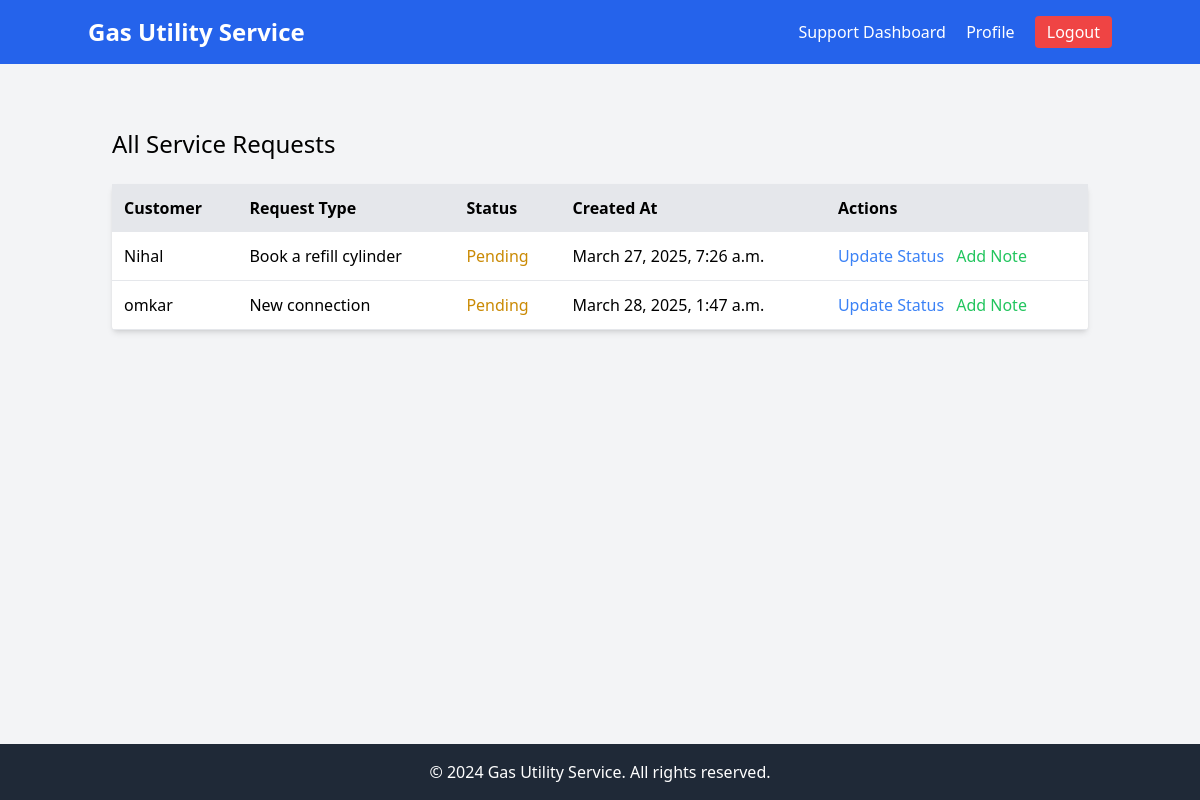
Before: /support/requests/ (signed in) with the older database file.
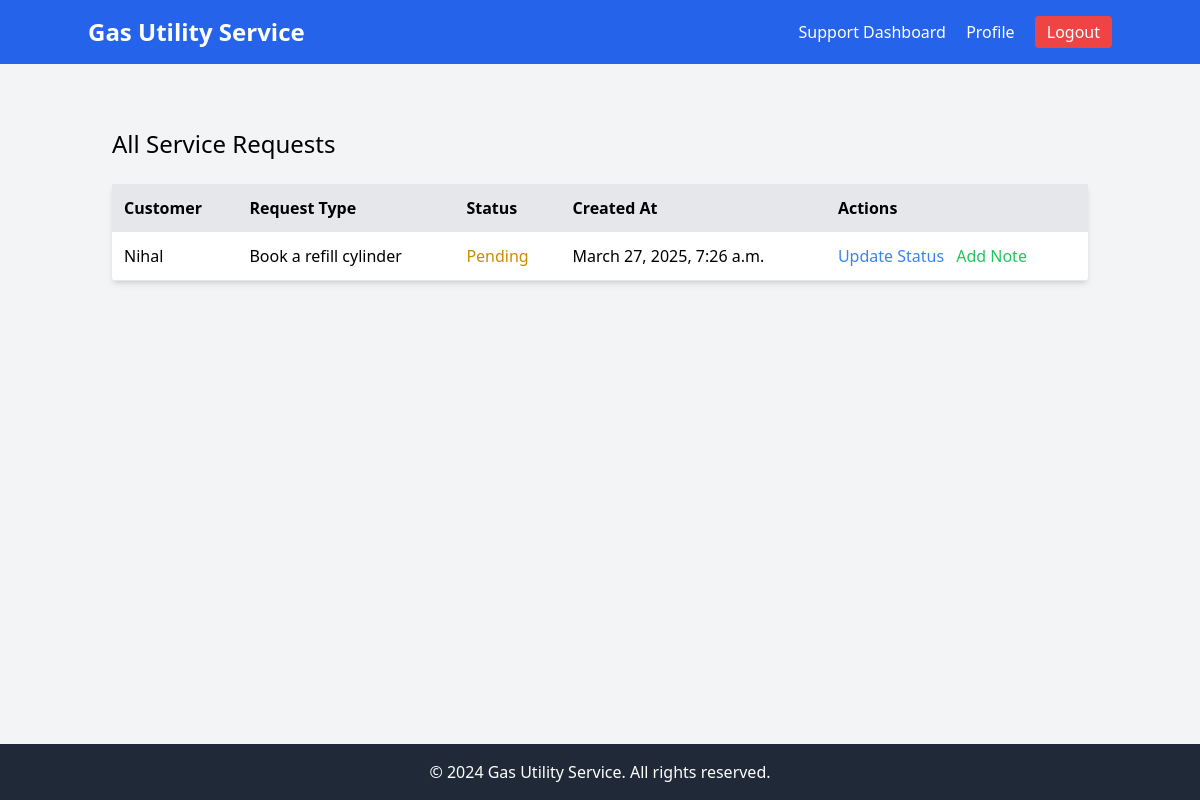
After: the same page with the newer database file.
### service_requests/models.py (models this page shows, shortened)
class ServiceRequest(models.Model):
    STATUS_CHOICES = [
        ('pending', 'Pending'),
        ('in_progress', 'In Progress'),
        ('resolved', 'Resolved'),
        ('closed', 'Closed')
    ]
    customer = models.ForeignKey(settings.AUTH_USER_MODEL, on_delete=models.CASCADE)
    request_type = models.ForeignKey(ServiceRequestType, on_delete=models.PROTECT)
    description = models.TextField()
    status = models.CharField(max_length=20, choices=STATUS_CHOICES, default='pending')
    created_at = models.DateTimeField(auto_now_add=True)
    updated_at = models.DateTimeField(auto_now=True)
    resolved_at = models.DateTimeField(null=True, blank=True)

class ServiceRequestType(models.Model):
    name = models.CharField(max_length=100)
    description = models.TextField(blank=True)

### accounts/models.py (models this page shows)
class Customer(AbstractUser):
    phone_number = models.CharField(max_length=15, blank=True)
    address = models.TextField(blank=True)
    account_number = models.CharField(max_length=20, unique=True)

### support/views.py (the view)
# urls.py: path('requests/', views.SupportRequestListView.as_view(), name='support_request_list'),
class SupportRequestListView(UserPassesTestMixin, ListView):
    model = ServiceRequest
    template_name = 'support/request_list.html'
    context_object_name = 'requests'
    def test_func(self):
        return self.request.user.is_staff

### support/templates/support/request_list.html
{% extends 'base.html' %}
{% block content %}
<div class="container mx-auto mt-10">
    <h2 class="text-2xl mb-6">All Service Requests</h2>
    <div class="bg-white shadow-md rounded">
        <table class="w-full">
            <thead class="bg-gray-200">
                <tr>
                    <th class="p-3 text-left">Customer</th>
                    <th class="p-3 text-left">Request Type</th>
                    <th class="p-3 text-left">Status</th>
                    <th class="p-3 text-left">Created At</th>
                    <th class="p-3 text-left">Actions</th>
                </tr>
            </thead>
            <tbody>
                {% for request in requests %}
                <tr class="border-b">
                    <td class="p-3">{{ request.customer.username }}</td>
                    <td class="p-3">{{ request.request_type.name }}</td>
                    <td class="p-3">
                        <span class="
                            {% if request.status == 'pending' %}text-yellow-600
                            {% elif request.status == 'in_progress' %}text-blue-600
                            {% elif request.status == 'resolved' %}text-green-600
                            {% elif request.status == 'closed' %}text-gray-600
                            {% endif %}
                        ">
                            {{ request.get_status_display }}
                        </span>
                    </td>
                    <td class="p-3">{{ request.created_at }}</td>
                    <td class="p-3">
                        <a href="{% url 'update_service_request_status' request.pk %}"
                           class="text-blue-500 hover:underline mr-2">
                            Update Status
                        </a>
                        <a href="{% url 'add_support_note' request.pk %}"
                           class="text-green-500 hover:underline">
                            Add Note
                        </a>
                    </td>
                </tr>
                {% endfor %}
            </tbody>
        </table>
    </div>
</div>
{% endblock %}

Changed rows visible on the page:
removed ServiceRequest: customer.username "omkar", request_type.name "New connection", status "Pending", created_at "March 28, 2025, 1:47 a.m."
